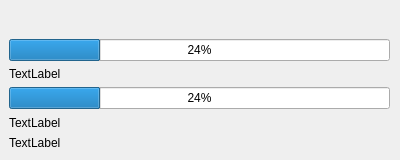
<?xml version="1.0" encoding="UTF-8"?>
<ui version="4.0">
 <class>CDownloader</class>
 <widget class="QWidget" name="CDownloader">
  <property name="geometry">
   <rect>
    <x>0</x>
    <y>0</y>
    <width>400</width>
    <height>160</height>
   </rect>
  </property>
  <property name="windowTitle">
   <string>Form</string>
  </property>
  <widget class="QWidget" name="gridLayoutWidget">
   <property name="geometry">
    <rect>
     <x>9</x>
     <y>39</y>
     <width>381</width>
     <height>111</height>
    </rect>
   </property>
   <layout class="QGridLayout" name="gridLayout">
    <item row="2" column="0" colspan="2">
     <widget class="QProgressBar" name="progressBar">
      <property name="value">
       <number>24</number>
      </property>
     </widget>
    </item>
    <item row="3" column="1">
     <widget class="QLabel" name="labelSpeed">
      <property name="text">
       <string/>
      </property>
      <property name="alignment">
       <set>Qt::AlignRight|Qt::AlignTrailing|Qt::AlignVCenter</set>
      </property>
     </widget>
    </item>
    <item row="3" column="0">
     <widget class="QLabel" name="labelSize">
      <property name="text">
       <string>TextLabel</string>
      </property>
     </widget>
    </item>
    <item row="4" column="0" colspan="2">
     <widget class="QLabel" name="labelInfo">
      <property name="text">
       <string>TextLabel</string>
      </property>
     </widget>
    </item>
    <item row="0" column="0" colspan="2">
     <widget class="QProgressBar" name="progressBarTotal">
      <property name="value">
       <number>24</number>
      </property>
     </widget>
    </item>
    <item row="1" column="0">
     <widget class="QLabel" name="labelTotalSize">
      <property name="text">
       <string>TextLabel</string>
      </property>
     </widget>
    </item>
   </layout>
  </widget>
 </widget>
 <resources/>
 <connections/>
</ui>
